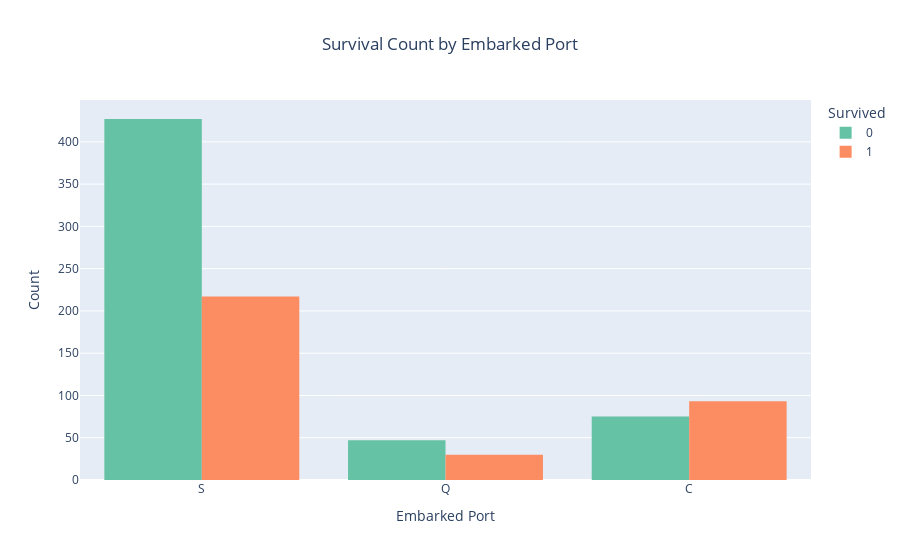

Here is the notebook cell this chart was saved with:
### Code cell
fig = px.histogram(
    data,
    x='Embarked',
    color='Survived',
    barmode='group',  # Like seaborn hue
    color_discrete_sequence=px.colors.qualitative.Set2,
    title='Survival Count by Embarked Port'
)

fig.update_layout(
    title={'text': 'Survival Count by Embarked Port', 'x': 0.5, 'xanchor': 'center'},
    xaxis_title='Embarked Port',
    yaxis_title='Count',
    bargap=0.2
)

fig.show()

### Figure 1 — Plotly figure (JSON) as saved in the notebook; plotly's stock layout.template omitted (floating-point values rounded to 4 significant figures; data arrays with more than 128 entries replaced by an {"elided": "..."} marker saying what was removed)
{"data": [{"alignmentgroup": "True", "bingroup": "x", "hovertemplate": "Survived=0<br>Embarked=%{x}<br>count=%{y}<extra></extra>", "legendgroup": "0", "marker": {"color": "rgb(102,194,165)", "pattern": {"shape": ""}}, "name": "0", "offsetgroup": "0", "orientation": "v", "showlegend": true, "type": "histogram", "x": {"elided": "549 str values"}, "xaxis": "x", "yaxis": "y"}, {"alignmentgroup": "True", "bingroup": "x", "hovertemplate": "Survived=1<br>Embarked=%{x}<br>count=%{y}<extra></extra>", "legendgroup": "1", "marker": {"color": "rgb(252,141,98)", "pattern": {"shape": ""}}, "name": "1", "offsetgroup": "1", "orientation": "v", "showlegend": true, "type": "histogram", "x": {"elided": "342 str values"}, "xaxis": "x", "yaxis": "y"}], "layout": {"bargap": 0.2, "barmode": "group", "legend": {"title": {"text": "Survived"}, "tracegroupgap": 0}, "title": {"text": "Survival Count by Embarked Port", "x": 0.5, "xanchor": "center"}, "xaxis": {"anchor": "y", "domain": [0, 1], "title": {"text": "Embarked Port"}}, "yaxis": {"anchor": "x", "domain": [0, 1], "title": {"text": "Count"}}}}
